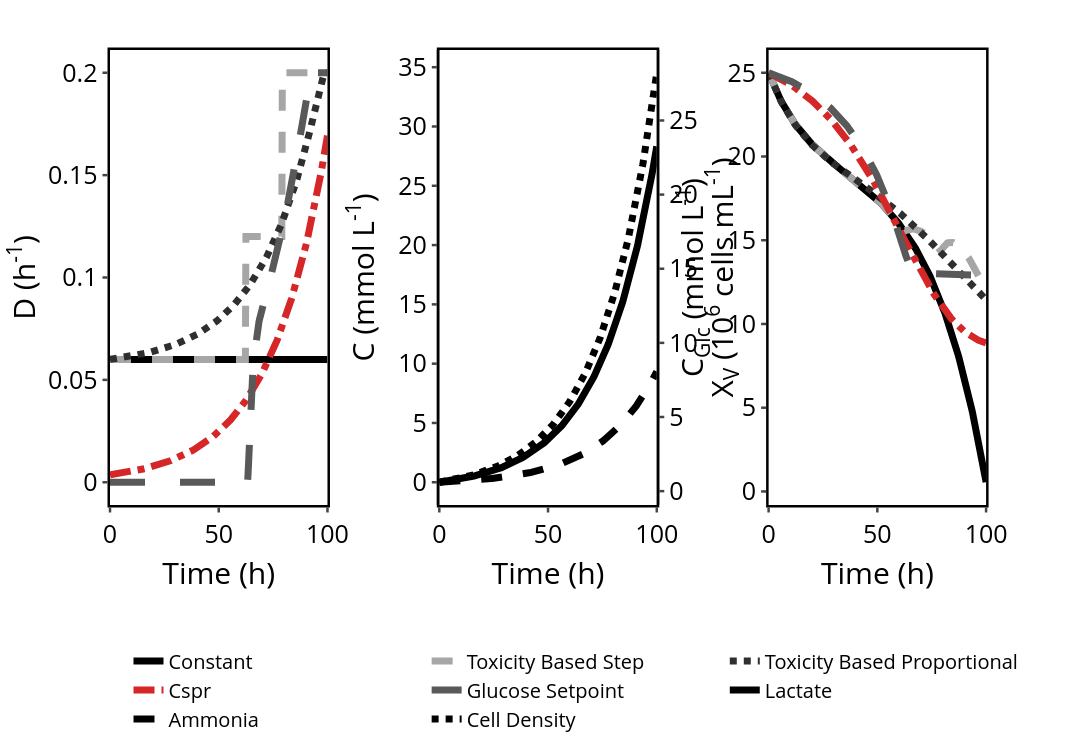

The notebook cell saved with this chart:
### Code cell
# Additional rendering of Figure 2 in grayscale (same plot, colors only)
perfusion_gray_map = {
    "Constant": "#000000",
    "Toxicity Based Step": "#a6a6a6",
    "Toxicity Based Proportional": "#2f2f2f",
    "CSPR": "#808080",
    "Glucose Setpoint": "#595959",
    "Lactate": "#000000",
    "Ammonia": "#000000",
    "Cell Density (MVC/mL)": "#000000",
}

fig_pf_bw = go.Figure(fig_pf)

for trace in fig_pf_bw.data:
    if trace.name in perfusion_gray_map:
        trace.line.color = perfusion_gray_map[trace.name]

# Keep identical guide-line structure, recolor only
if fig_pf_bw.layout.shapes:
    for i, shp in enumerate(fig_pf_bw.layout.shapes):
        if i <= 5:
            shp.line.color = "#000000"
        else:
            shp.line.color = "#5a5a5a"

fig_pf_bw.show()

### Figure 1 — Plotly figure (JSON) as saved in the notebook; plotly's stock layout.template omitted (floating-point values rounded to 4 significant figures; data arrays with more than 128 entries replaced by an {"elided": "..."} marker saying what was removed)
{"data": [{"line": {"color": "#000000", "dash": "solid", "width": 7}, "mode": "lines", "name": "Constant", "showlegend": true, "type": "scatter", "x": {"elided": "401 float values"}, "xaxis": "x", "y": {"elided": "401 float values"}, "yaxis": "y"}, {"line": {"color": "#000000", "dash": "solid", "width": 7}, "mode": "lines", "name": "Constant", "showlegend": false, "type": "scatter", "x": {"elided": "401 float values"}, "xaxis": "x3", "y": {"elided": "401 float values"}, "yaxis": "y4"}, {"line": {"color": "#a6a6a6", "dash": "dash", "width": 7}, "mode": "lines", "name": "Toxicity Based Step", "showlegend": true, "type": "scatter", "x": {"elided": "401 float values"}, "xaxis": "x", "y": {"elided": "401 float values"}, "yaxis": "y"}, {"line": {"color": "#a6a6a6", "dash": "dash", "width": 7}, "mode": "lines", "name": "Toxicity Based Step", "showlegend": false, "type": "scatter", "x": {"elided": "401 float values"}, "xaxis": "x3", "y": {"elided": "401 float values"}, "yaxis": "y4"}, {"line": {"color": "#2f2f2f", "dash": "dot", "width": 7}, "mode": "lines", "name": "Toxicity Based Proportional", "showlegend": true, "type": "scatter", "x": {"elided": "401 float values"}, "xaxis": "x", "y": {"elided": "401 float values"}, "yaxis": "y"}, {"line": {"color": "#2f2f2f", "dash": "dot", "width": 7}, "mode": "lines", "name": "Toxicity Based Proportional", "showlegend": false, "type": "scatter", "x": {"elided": "401 float values"}, "xaxis": "x3", "y": {"elided": "401 float values"}, "yaxis": "y4"}, {"line": {"color": "#d62728", "dash": "dashdot", "width": 7}, "mode": "lines", "name": "Cspr", "showlegend": true, "type": "scatter", "x": {"elided": "401 float values"}, "xaxis": "x", "y": {"elided": "401 float values"}, "yaxis": "y"}, {"line": {"color": "#d62728", "dash": "dashdot", "width": 7}, "mode": "lines", "name": "Cspr", "showlegend": false, "type": "scatter", "x": {"elided": "401 float values"}, "xaxis": "x3", "y": {"elided": "401 float values"}, "yaxis": "y4"}, {"line": {"color": "#595959", "dash": "longdash", "width": 7}, "mode": "lines", "name": "Glucose Setpoint", "showlegend": true, "type": "scatter", "x": {"elided": "401 float values"}, "xaxis": "x", "y": {"elided": "401 float values"}, "yaxis": "y"}, {"line": {"color": "#595959", "dash": "longdash", "width": 7}, "mode": "lines", "name": "Glucose Setpoint", "showlegend": false, "type": "scatter", "x": {"elided": "401 float values"}, "xaxis": "x3", "y": {"elided": "401 float values"}, "yaxis": "y4"}, {"line": {"color": "#000000", "dash": "solid", "width": 7}, "mode": "lines", "name": "Lactate", "showlegend": true, "type": "scatter", "x": {"elided": "401 float values"}, "xaxis": "x2", "y": {"elided": "401 float values"}, "yaxis": "y2"}, {"line": {"color": "#000000", "dash": "dash", "width": 7}, "mode": "lines", "name": "Ammonia", "showlegend": true, "type": "scatter", "x": {"elided": "401 float values"}, "xaxis": "x2", "y": {"elided": "401 float values"}, "yaxis": "y2"}, {"line": {"color": "black", "dash": "dot", "width": 7}, "mode": "lines", "name": "Cell Density", "showlegend": true, "type": "scatter", "x": {"elided": "401 float values"}, "xaxis": "x2", "y": {"elided": "401 float values"}, "yaxis": "y3"}], "layout": {"font": {"color": "black", "size": 25}, "height": 750, "legend": {"bgcolor": "rgba(0,0,0,0)", "font": {"size": 20}, "orientation": "h", "title": {"text": ""}, "traceorder": "normal", "x": 0.5, "xanchor": "center", "y": -0.3, "yanchor": "top"}, "margin": {"b": 220, "l": 100, "r": 50, "t": 50}, "paper_bgcolor": "rgba(0,0,0,0)", "plot_bgcolor": "rgba(0,0,0,0)", "shapes": [{"line": {"color": "#000000", "dash": "dot"}, "opacity": 0.4, "type": "line", "x0": 0, "x1": 1, "xref": "x2 domain", "y0": 18.23, "y1": 18.23, "yref": "y2"}, {"line": {"color": "#000000", "dash": "dash"}, "opacity": 0.45, "type": "line", "x0": 0, "x1": 1, "xref": "x2 domain", "y0": 36.45, "y1": 36.45, "yref": "y2"}, {"line": {"color": "#000000", "dash": "longdash"}, "opacity": 0.4, "type": "line", "x0": 0, "x1": 1, "xref": "x2 domain", "y0": 2.038, "y1": 2.038, "yref": "y2"}, {"line": {"color": "#000000", "dash": "dashdot"}, "opacity": 0.45, "type": "line", "x0": 0, "x1": 1, "xref": "x2 domain", "y0": 4.075, "y1": 4.075, "yref": "y2"}, {"line": {"color": "#000000", "dash": "dash"}, "opacity": 0.35, "type": "line", "x0": 0, "x1": 1, "xref": "x domain", "y0": 0.2, "y1": 0.2, "yref": "y"}, {"line": {"color": "#000000", "dash": "dash"}, "opacity": 0.35, "type": "line", "x0": 0, "x1": 1, "xref": "x3 domain", "y0": 15, "y1": 15, "yref": "y4"}], "width": 2400, "xaxis": {"anchor": "y", "domain": [0, 0.2333], "linecolor": "black", "linewidth": 2.5, "mirror": true, "showline": true, "ticks": "outside", "tickwidth": 2.5, "title": {"text": "Time (h)"}}, "xaxis2": {"anchor": "y2", "domain": [0.3533, 0.5867], "linecolor": "black", "linewidth": 2.5, "mirror": true, "showline": true, "ticks": "outside", "tickwidth": 2.5, "title": {"text": "Time (h)"}}, "xaxis3": {"anchor": "y4", "domain": [0.7067, 0.94], "linecolor": "black", "linewidth": 2.5, "mirror": true, "showline": true, "ticks": "outside", "tickwidth": 2.5, "title": {"text": "Time (h)"}}, "yaxis": {"anchor": "x", "domain": [0, 1], "linecolor": "black", "linewidth": 2.5, "mirror": true, "showline": true, "ticks": "outside", "tickwidth": 2.5, "title": {"text": "D (h<sup>-1</sup>)"}}, "yaxis2": {"anchor": "x2", "domain": [0, 1], "linecolor": "black", "linewidth": 2.5, "mirror": true, "showline": true, "ticks": "outside", "tickwidth": 2.5, "title": {"text": "C (mmol L<sup>-1</sup>)"}}, "yaxis3": {"anchor": "x2", "linecolor": "black", "linewidth": 2.5, "mirror": true, "overlaying": "y2", "showline": true, "side": "right", "ticks": "outside", "tickwidth": 2.5, "title": {"text": "X<sub>V</sub> (10<sup>6</sup> cells mL<sup>-1</sup>)"}}, "yaxis4": {"anchor": "x3", "domain": [0, 1], "linecolor": "black", "linewidth": 2.5, "mirror": true, "showline": true, "ticks": "outside", "tickwidth": 2.5, "title": {"text": "C<sub>Glc</sub> (mmol L<sup>-1</sup>)"}}}}
